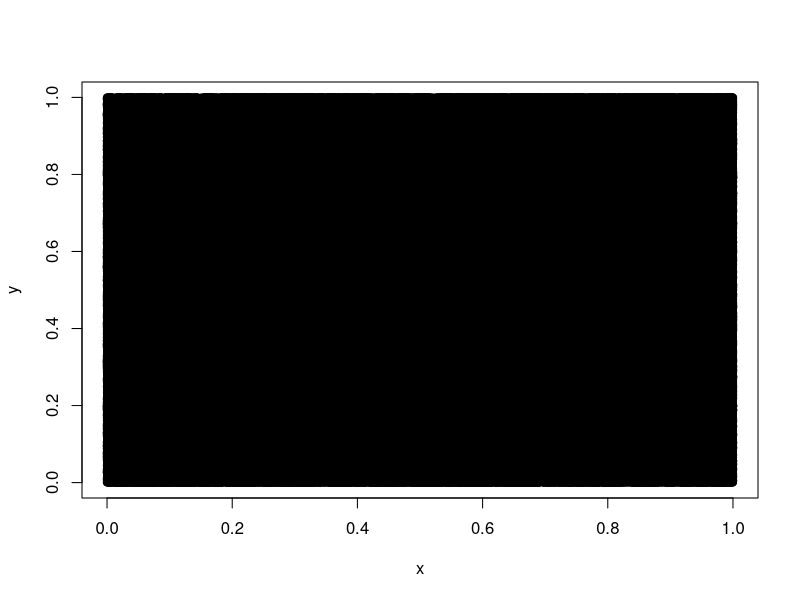

The R script that drew this image: (Note: this script raises an error after producing the figure.)
## ---- chunk 1
x <- runif(1000000, min = 0, max = 1)
y <- runif(1000000, min = 0, max = 1)
plot(y ~ x)
dist_to_origin <- sqrt(x^2 + y^2)
## ---- chunk 2
result <- ifthen(dist_to_origin < 1, TRUE, FALSE) 
4 * table(dist_to_origin < 1)
